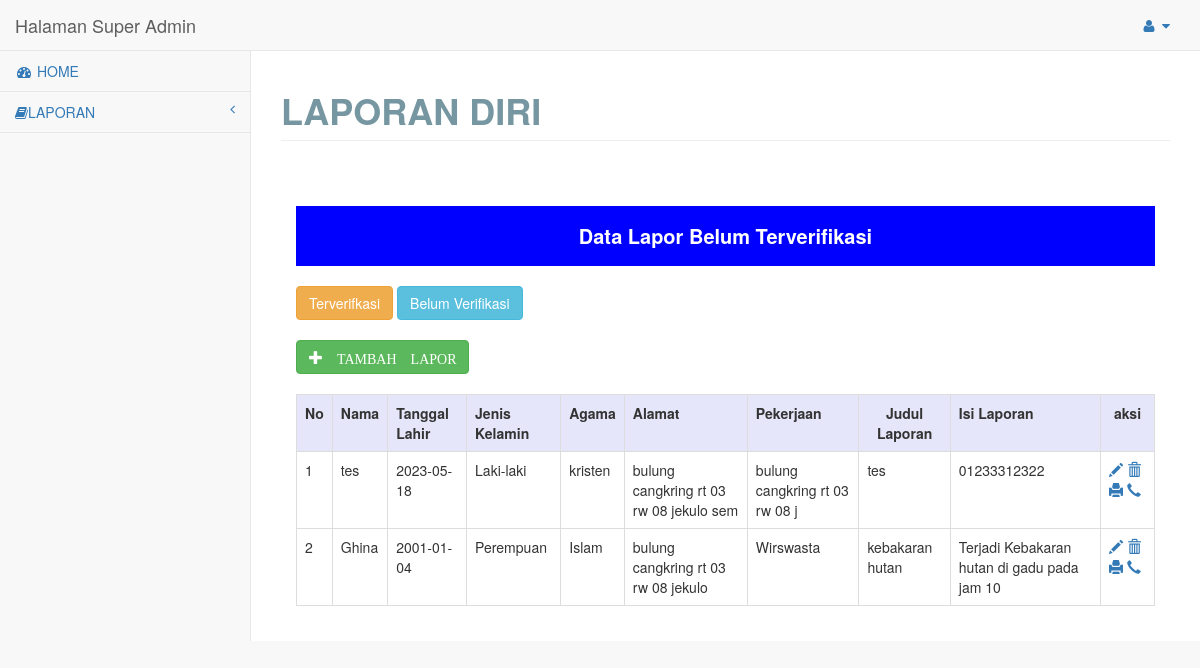
Screenshot of /admin/admin/pages/index.php?module=laporan_diri with the database file from the repository.
### tables this page shows
CREATE TABLE `tbl_lapor` (
  `id_laporan` int(12) NOT NULL,
  `nama` varchar(20) NOT NULL,
  `tgl_lahir` date NOT NULL,
  `tmp_lahir` varchar(20) NOT NULL,
  `jenis_kelamin` varchar(30) NOT NULL,
  `agama` varchar(20) NOT NULL,
  `no_telp` varchar(20) NOT NULL,
  `alamat` varchar(40) NOT NULL,
  `pekerjaan` varchar(30) NOT NULL,
  `judul_laporan` varchar(30) NOT NULL,
  `isi_laporan` varchar(1000) NOT NULL,
  `status` varchar(50) NOT NULL,
  `created_date` datetime DEFAULT NULL,
  `modified_date` datetime DEFAULT NULL
);

### admin/admin/pages/laporan_diri.php (the view, shortened to what this page needs)
<div id="page-wrapper">
    <div class="row">
        <div class="col-lg-12">
            <h1 class="page-header">LAPORAN DIRI </h1>
        </div>
    </div>
    <div class="row">
        <div class="col-lg-12">
            <div class="panel-body">
                <?php
                include "koneksi.php";
                $no = 1;
                $title = "Belum Terverifikasi";
                $qry_skck = mysqli_query($conn, "SELECT * from tbl_lapor where status='Belum Terverifikasi'");
                ?>
                <div style="margin-top:30px;width:100%,height:50px;text-align:center;background:#0000ff;color:#fff;line-height:60px;font-size:20px;">
                    <b>Data Lapor <?php echo $title ?></b>
                </div>
                <form method="POST">
                    <input type="submit" name="sudah" id="" class="btn btn-warning" style="margin-top:20px;" value="Terverifkasi">
                    <input type="submit" name="belum" id="" class="btn btn-info" style="margin-top:20px;" value="Belum Verifikasi">
                </form>
                <a href="?module=input_laporan_diri" class="btn btn-success" style="margin-top:20px;"><span class="glyphicon glyphicon-plus"> TAMBAH LAPOR</span></a>
                <div class="th">
                    <table class="table table-bordered" style="margin-top:20px;">
                        <th style=" background: #E6E6FA;">
                            <center>No</center>
                        </th>
                        <th style=" background: #E6E6FA;">Nama</th>
                        <th style=" background: #E6E6FA;">Tanggal Lahir</th>
                        <th style=" background: #E6E6FA;">Jenis Kelamin</th>
                        <th style=" background: #E6E6FA;">Agama</th>
                        <th style=" background: #E6E6FA;">Alamat</th>
                        <th style=" background: #E6E6FA;">Pekerjaan</th>
                        <th style=" background: #E6E6FA;">
                            <center>Judul Laporan</center>
                        </th>
                        <th style=" background: #E6E6FA;">Isi Laporan</th>
                        <th style=" background: #E6E6FA;">
                            <center>aksi</center>
                        </th>
                        <?php while ($data = mysqli_fetch_array($qry_skck)) { ?>
                            <tr>
                                <td><?php echo $no++ ?></td>
                                <td><?php echo $data['nama'] ?></td>
                                <td><?php echo $data['tgl_lahir'] ?></td>
                                <td><?php echo $data['jenis_kelamin'] ?></td>
                                <td><?php echo $data['agama'] ?></td>
                                <td><?php echo $data['alamat'] ?></td>
                                <td><?php echo $data['pekerjaan'] ?></td>
                                <td><?php echo $data['judul_laporan'] ?></td>
                                <td><?php echo $data['isi_laporan'] ?></td>
                                <td><a href="?module=edit_laporan_diri&id=<?php echo $data['id_laporan']; ?>"><span class="glyphicon glyphicon-pencil"></span>
                                    </a> <a href="?module=hapus_laporan_diri&id=<?php echo $data['id_laporan']; ?>"><span class="glyphicon glyphicon-trash"></span></a>
                                    <a href="print_laporan.php?id=<?php echo $data['id_laporan']; ?>" target="_blank"><span class="glyphicon glyphicon-print"></span></a>
                                    <?php if ($title === "Sudah Terverifikasi") {
												$pesan = "Halo Laporan Yang Anda Ajukan Sudah Diterima Mohon Untuk Menunggu Informasi Lebih Lanjut" ;
												$url = 'https://wa.me/62' . $data['no_telp'] . '?text=' . $pesan; ?>
												<a href="<?php echo $url; ?>" target="_blank"><span class="glyphicon glyphicon-earphone"></span></a>
        									<?php } else {
												$pesan = "Halo Laporan Yang Anda Ajukan Sudah Diterima Mohon Untuk Menunggu Informasi Lebih Lanjut" ;
												$url = 'https://wa.me/62' . $data['no_telp'] . '?text=' . $pesan; ?>
        										<a href="<?php echo $url; ?>" target="_blank"><span class="glyphicon glyphicon-earphone"></span></a>
        									<?php } ?>
                                </td>
                            </tr>
                        <?php } ?>
                    </table>
                </div>
            </div>
        </div>
    </div>
</div>

### rows the page displays
tbl_lapor: nama "tes", tgl_lahir "2023-05-18", jenis_kelamin "Laki-laki", agama "kristen", alamat "bulung cangkring rt 03 rw 08 jekulo sem", pekerjaan "bulung cangkring rt 03 rw 08 j", judul_laporan "tes", isi_laporan "01233312322"
tbl_lapor: nama "Ghina", tgl_lahir "2001-01-04", jenis_kelamin "Perempuan", agama "Islam", alamat "bulung cangkring rt 03 rw 08 jekulo", pekerjaan "Wirswasta", judul_laporan "kebakaran hutan", isi_laporan "Terjadi Kebakaran hutan di gadu pada jam 10"

### other values shown
$title "Belum Terverifikasi"
